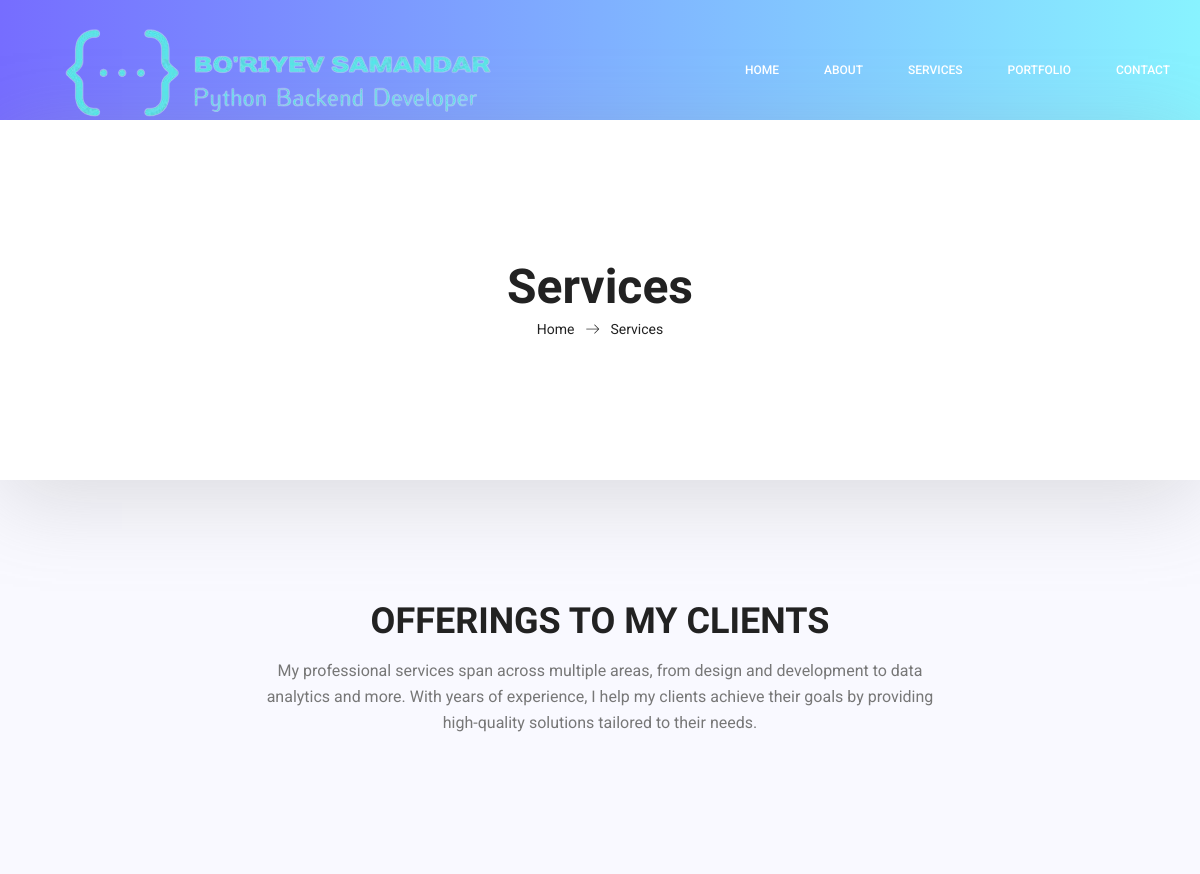
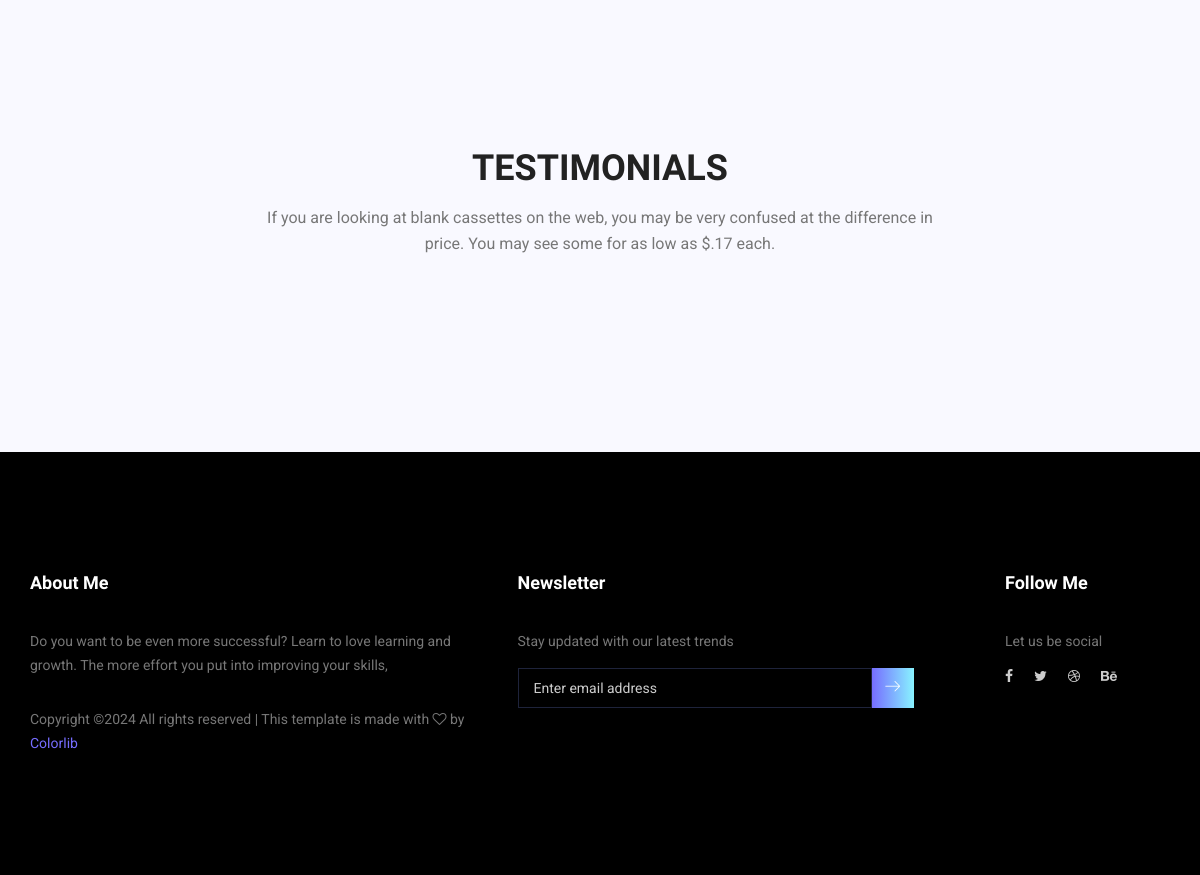
The app's page /services, older data (2 pictures, top to bottom).
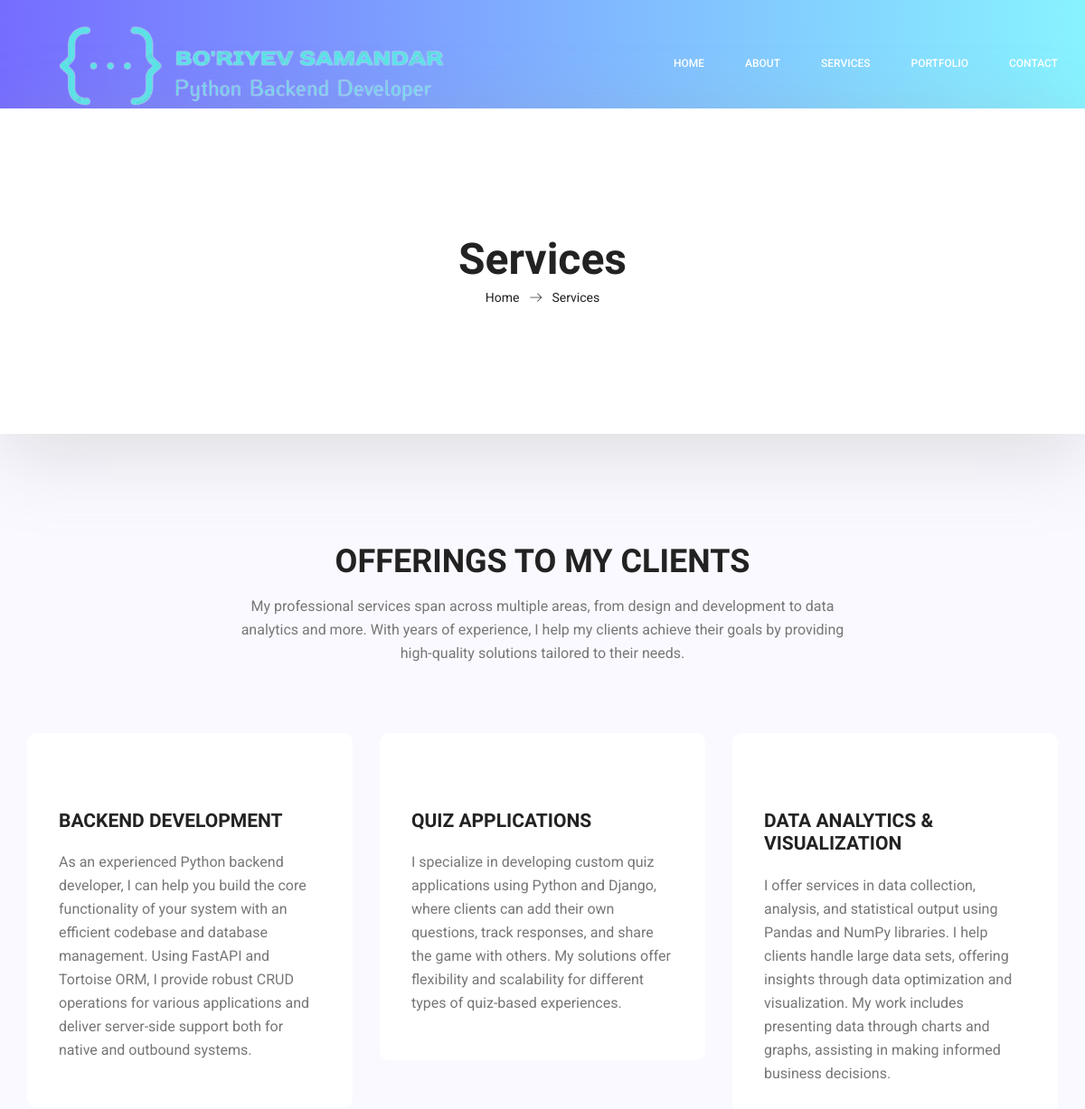
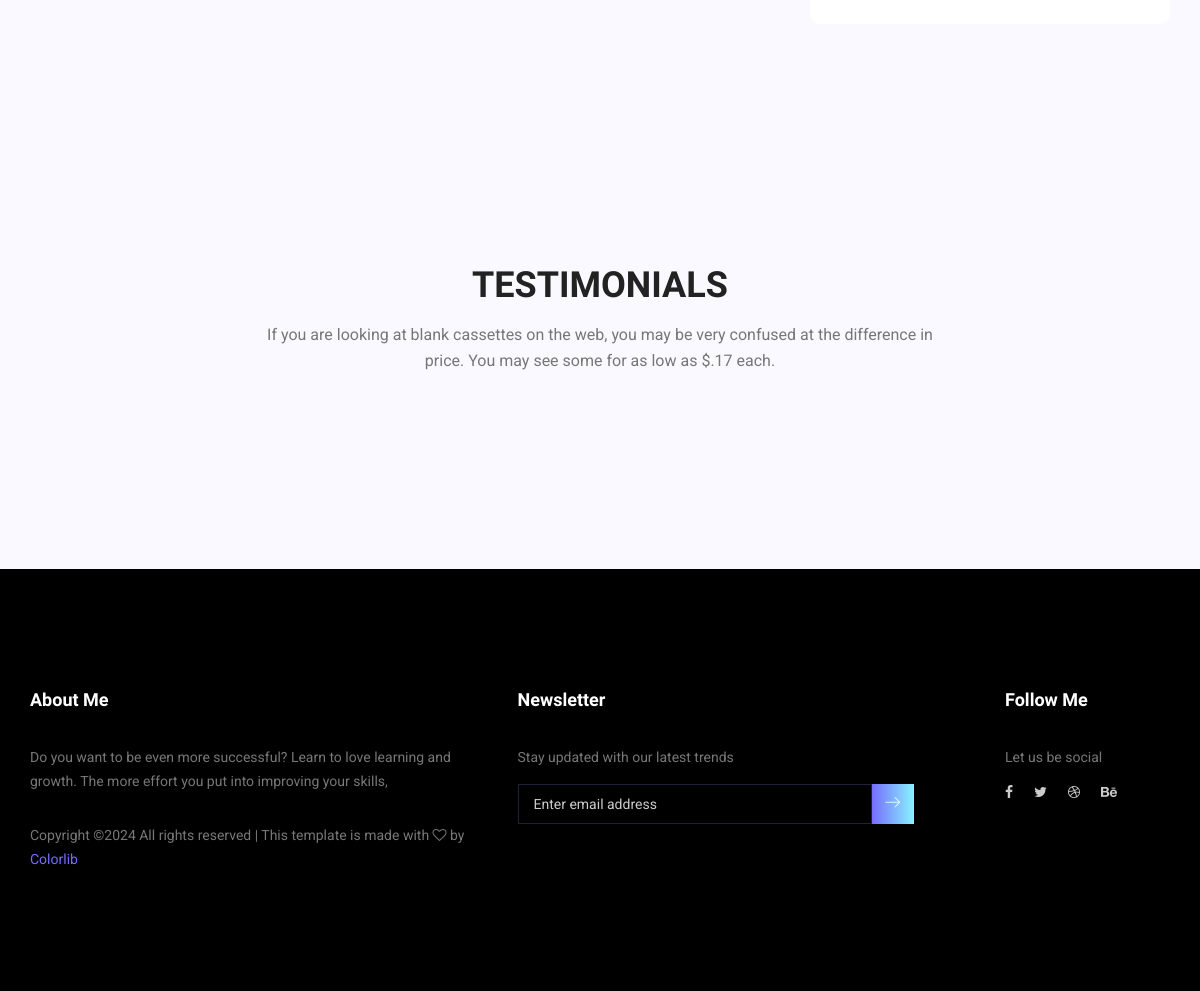
The same page, newer data (2 pictures, top to bottom).
### portfolio/models.py (models this page shows, shortened)
class Service(models.Model):
    user = models.ForeignKey(User, related_name="services", on_delete=models.CASCADE)
    title = models.CharField(max_length=100)
    description = models.TextField()
    service_image = models.ImageField(upload_to='service_image/', blank=True, null=True)

### portfolio/views.py (the view)
# urls.py: path('services', views.services, name='services'),
def services(request):
    user = User.objects.first()
    skills = Skill.objects.all()
    services = Service.objects.all()
    testimonials = Testimonial.objects.all()
    context = {
        'user': user,
        'skills': skills,
        'services': services,
        'testimonials': testimonials,
    }
    return render(request, 'services.html', context)

### templates/services.html (shortened to what this page needs)
	{% extends 'base.html' %}
	{% block content %}
        <section class="banner_area">
            <div class="box_1620">
				<div class="banner_inner d-flex align-items-center">
					<div class="container">
						<div class="banner_content text-center">
							<h2>Services</h2>
							<div class="page_link">
								<a href="{% url 'index' %}">Home</a>
								<a href="{% url 'services' %}">Services</a>
							</div>
						</div>
					</div>
				</div>
            </div>
        </section>
        <section class="feature_area p_120">
        	<div class="container">
        		<div class="main_title">
        			<h2>offerings to my clients</h2>
        			<p>My professional services span across multiple areas, from design and development to data analytics and more. With years of experience, I help my clients achieve their goals by providing high-quality solutions tailored to their needs.</p>
        		</div>
        		<div class="feature_inner row">
					 {% for service in services %}
        			<div class="col-lg-4 col-md-6">
        				<div class="feature_item">
        					<h4>{{ service.title }}</h4>
        					<p>{{ service.description }}</p>
        				</div>
        			</div>
					{% endfor %}
        		</div>
        	</div>
        </section>
        <section class="testimonials_area p_120">
        	<div class="container">
        		<div class="main_title">
        			<h2>Testimonials</h2>
        			<p>If you are looking at blank cassettes on the web, you may be very confused at the difference in price. You may see some for as low as $.17 each.</p>
        		</div>
        	</div>
        </section>
	{% endblock %}

Row changes from the older to the newer data that the page shows:
added Service: title "BACKEND DEVELOPMENT", description "As an experienced Python backend developer, I can help you build the core functionality of your system with an efficient codebase and database management. Using FastAPI and Tortoise ORM, I provide robust CRUD operations for various applications and deliver server-side support both for native and outbound systems."
added Service: title "QUIZ APPLICATIONS", description "I specialize in developing custom quiz applications using Python and Django, where clients can add their own questions, track responses, and share the game with others. My solutions offer flexibility and scalability for different types of quiz-based experiences."
added Service: title "DATA ANALYTICS & VISUALIZATION", description "I offer services in data collection, analysis, and statistical output using Pandas and NumPy libraries. I help clients handle large data sets, offering insights through data optimization and visualization. My work includes presenting data through charts and graphs, assisting in making informed business decisions."
